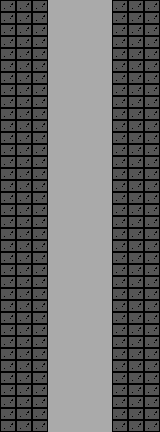

This is a level from a 2D game, rendered from its Tiled map with the project's own tilesets. A one-line summary and the complete map file follow:
An orthogonal 10x36 tile map with 16x12 px tiles, 1 tile layer (Tile Layer 1) and 2 objects.

<map version="1.5" tiledversion="1.7.2" orientation="orthogonal" renderorder="right-down" width="10" height="36" tilewidth="16" tileheight="12" infinite="0" nextlayerid="6" nextobjectid="19">
 <tileset firstgid="1" source="tiles.tsx" />
 <layer id="1" name="Tile Layer 1" width="10" height="36">
  <data encoding="csv">
2,2,2,31,31,31,31,2,2,2,
2,2,2,31,31,31,31,2,2,2,
2,2,2,31,31,31,31,2,2,2,
2,2,2,31,31,31,31,2,2,2,
2,2,2,31,31,31,31,2,2,2,
2,2,2,31,31,31,31,2,2,2,
2,2,2,31,31,31,31,2,2,2,
2,2,2,31,31,31,31,2,2,2,
2,2,2,31,31,31,31,2,2,2,
2,2,2,31,31,31,31,2,2,2,
2,2,2,31,31,31,31,2,2,2,
2,2,2,31,31,31,31,2,2,2,
2,2,2,31,31,31,31,2,2,2,
2,2,2,31,31,31,31,2,2,2,
2,2,2,31,31,31,31,2,2,2,
2,2,2,31,31,31,31,2,2,2,
2,2,2,31,31,31,31,2,2,2,
2,2,2,31,31,31,31,2,2,2,
2,2,2,31,31,31,31,2,2,2,
2,2,2,31,31,31,31,2,2,2,
2,2,2,31,31,31,31,2,2,2,
2,2,2,31,31,31,31,2,2,2,
2,2,2,31,31,31,31,2,2,2,
2,2,2,31,31,31,31,2,2,2,
2,2,2,31,31,31,31,2,2,2,
2,2,2,31,31,31,31,2,2,2,
2,2,2,31,31,31,31,2,2,2,
2,2,2,31,31,31,31,2,2,2,
2,2,2,31,31,31,31,2,2,2,
2,2,2,31,31,31,31,2,2,2,
2,2,2,31,31,31,31,2,2,2,
2,2,2,31,31,31,31,2,2,2,
2,2,2,31,31,31,31,2,2,2,
2,2,2,31,31,31,31,2,2,2,
2,2,2,31,31,31,31,2,2,2,
2,2,2,31,31,31,31,2,2,2
</data>
 </layer>
 <objectgroup id="2" name="Spawners">
  <object id="16" x="77" y="426" width="6" height="5">
   <properties>
    <property name="source" value="crossroad0" />
   </properties>
  </object>
 </objectgroup>
 <objectgroup id="3" name="Teleporters">
  <object id="18" x="45" y="440" width="70" height="4">
   <properties>
    <property name="destination" value="crossroad0" />
   </properties>
  </object>
 </objectgroup>
 <objectgroup id="4" name="EnemySpawner" />
</map>
